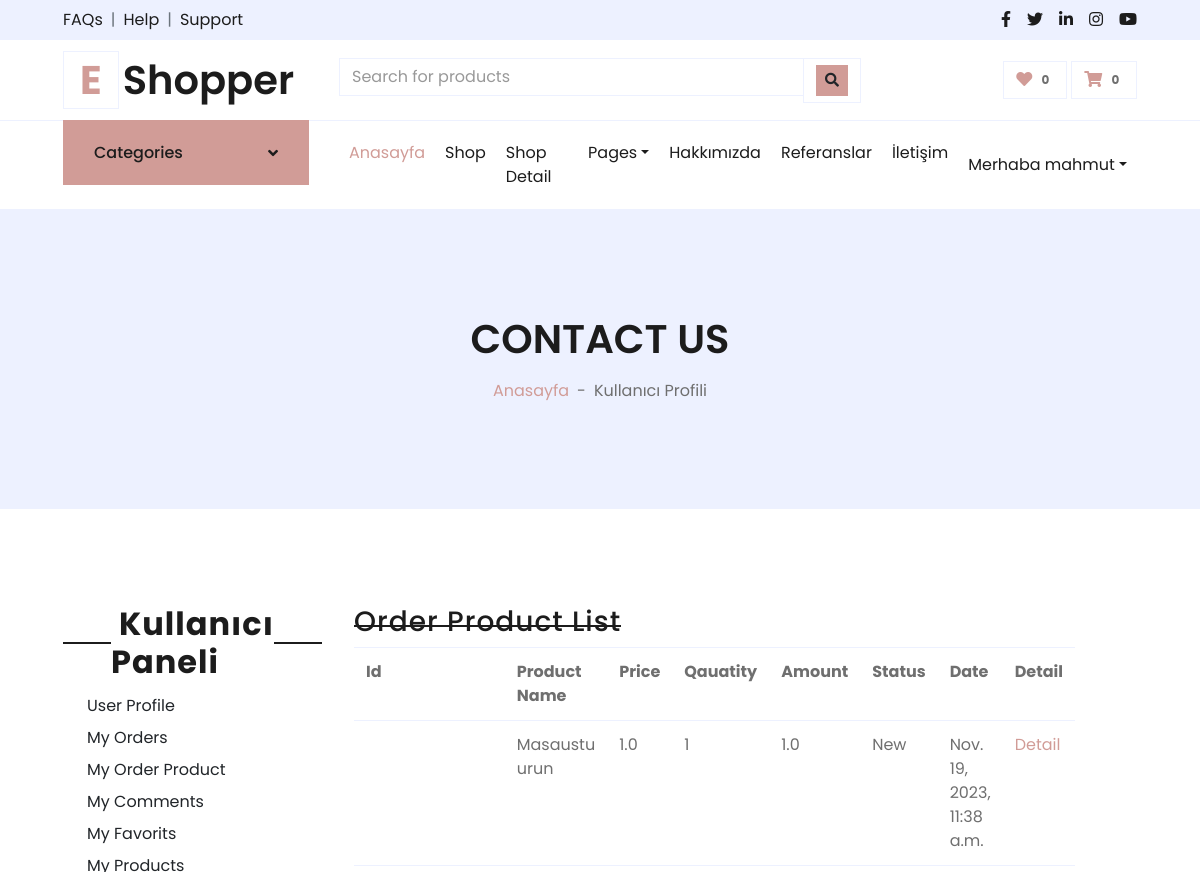
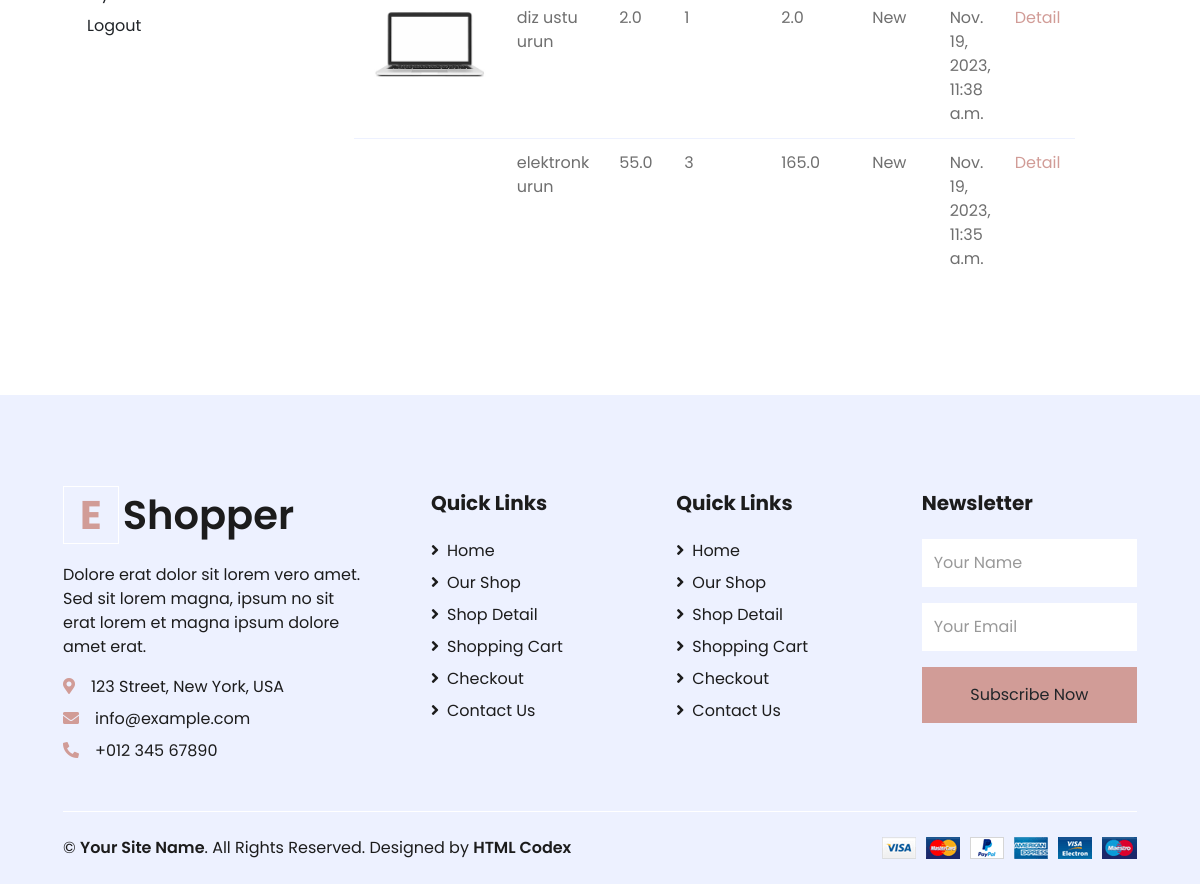
The app's page /user/orders_product/ (signed in) with its own data (2 pictures, top to bottom).
### order/models.py (models this page shows, shortened)
class OrderProduct(models.Model):
    STATUS = (
        ('New', 'New'),
        ('Accepted', 'Accepted'),
        ('Canceled', 'Canceled'),
    )
    order = models.ForeignKey(Order, on_delete=models.CASCADE)
    user = models.ForeignKey(User, on_delete=models.CASCADE)
    product = models.ForeignKey(Product, on_delete=models.CASCADE)
    quantity = models.IntegerField()
    price = models.FloatField()
    amount = models.FloatField()
    status = models.CharField(max_length=10, choices=STATUS, default='New')
    create_at = models.DateTimeField(auto_now_add=True)
    update_at = models.DateTimeField(auto_now=True)

### product/models.py (models this page shows, shortened)
class Product(models.Model):
    STATUS = (
        ('True', 'Evet'),
        ('False', 'Hayir'),
    )
    category = models.ForeignKey(Category, on_delete=models.CASCADE) #many to one relation with Category
    title = models.CharField(max_length=150)
    keywords = models.CharField(blank=True,max_length=255)
    description = models.TextField(blank=True,max_length=255)
    image=models.ImageField(blank=True, upload_to='images/')
    price= models.FloatField()
    amount=models.IntegerField(default=0)
    detail=RichTextUploadingField()
    status=models.CharField(max_length=10,choices=STATUS)
    create_at=models.DateTimeField(auto_now_add=True)
    update_at=models.DateTimeField(auto_now=True)
    slug = models.SlugField(null=False, unique=True)
    def image_tag(self):
        return mark_safe('<img src="{}" height="50"/>'.format(self.image.url))
    image_tag.short_descripion = 'Image'

### user/views.py (the view)
# urls.py: path('orders_product/', views.user_order_product, name='user_order_product'),
@login_required(login_url='/login') # Check login
def user_order_product(request):
    category = Category.objects.all()
    current_user = request.user
    order_product = OrderProduct.objects.filter(user_id=current_user.id).order_by('-id')
    context = {'category': category,
               'order_product': order_product,
               }
    return render(request, 'user_order_products.html', context)

### user/templates/user_order_products.html (shortened to what this page needs)
{% extends 'homebase.html' %}
{% block sidebar %} {% include 'sidebar.html' %}  {% endblock %}
{% block body %}
    <div class="container-fluid bg-secondary mb-5">
        <div class="d-flex flex-column align-items-center justify-content-center" style="min-height: 300px">
            <h1 class="font-weight-semi-bold text-uppercase mb-3">Contact Us</h1>
            <div class="d-inline-flex">
                <p class="m-0"><a href="/">Anasayfa</a></p>
                <p class="m-0 px-2">-</p>
                <p class="m-0">Kullanıcı Profili</p>
            </div>
        </div>
    </div>
    <div class="container-fluid pt-5">
        <div class="row px-xl-5">
            {% include 'user_panel.html' %}
                       <div class="col-lg-9 table-responsive mb-5">
 <div class="col-md-10">
                    <div class="order-summary clearfix">
                        <div class="section-title">
                            <h3 class="title">Order Product List</h3>
                        </div>
                        <table class="shopping-cart-table table">
                            <tr>
                                <th class="text-left">Id </th>
                                <th class="text-left">Product Name </th>
                                <th class="text-left">Price </th>
                                <th class="text-left">Qauatity </th>
                                <th class="text-left">Amount </th>
                                <th class="text-left">Status </th>
                                <th class="text-left">Date </th>
                                <th class="text-left">Detail </th>
                            </tr>
                            {% for rs in order_product %}
                                <tr>
                                    <td class="text-left">
                                        <a href="/product/{{ rs.product_id }}/{{ rs.product.slug }}">
                                            {% if rs.variant.image_id > 0 %}
                                                <img src="{{rs.variant.image }}" alt="" style="height: 80px">
                                            {% else %}
                                                <img src="{{rs.product.image.url}}" alt="" style="height: 80px">
                                            {% endif %}
                                        </a>
                                    </td>
                                    <td>{{ rs.product.title}} {{ rs.variant.size }}   {{ rs.variant.color }}</td>
                                    <td class="text-left">{{ rs.price}} </td>
                                    <td class="text-left">{{ rs.quantity}} </td>
                                    <td class="text-left">{{ rs.amount}} </td>
                                    <td class="text-left">{{ rs.status}} </td>
                                    <td class="text-left">{{ rs.create_at}} </td>
                                    <td class="text-left"><a class="primary-btn" href="/user/order_product_detail/{{ rs.id }}/{{ rs.order.id}}"> Detail </a></td>
                                </tr>
                            {% endfor %}
                        </table>
                    </div>
                </div>
            </div>
        </div>
    </div>
 {% endblock %}

### home/templates/sidebar.html (shortened to what this page needs)
{%  load static %}
{% if page == 'home' %}
    <div class="container-fluid mb-5">
{% else %}
  <div class="container-fluid">
      {% endif %}
        <div class="row border-top px-xl-5">
            <div class="col-lg-3 d-none d-lg-block">
                <a class="btn shadow-none d-flex align-items-center justify-content-between bg-primary text-white w-100" data-toggle="collapse" href="#navbar-vertical" style="height: 65px; margin-top: -1px; padding: 0 30px;">
                    <h6 class="m-0">Categories</h6>
                    <i class="fa fa-angle-down text-dark"></i>
                </a>
                        {% load mptt_tags %}
            </div>
            <div class="col-lg-9">
                <nav class="navbar navbar-expand-lg bg-light navbar-light py-3 py-lg-0 px-0">
                    <div class="collapse navbar-collapse justify-content-between" id="navbarCollapse">
                        <div class="navbar-nav mr-auto py-0">
                            <a href="/" class="nav-item nav-link active">Anasayfa</a>
                            <a href="shop.html" class="nav-item nav-link">Shop</a>
                            <a href="detail.html" class="nav-item nav-link">Shop Detail</a>
                            <div class="nav-item dropdown">
                                <a href="#" class="nav-link dropdown-toggle" data-toggle="dropdown">Pages</a>
                            </div>
                            <a href="/hakkimizda" class="nav-item nav-link">Hakkımızda</a>
                            <a href="/referanslar" class="nav-item nav-link">Referanslar</a>
                            <a href="/iletisim" class="nav-item nav-link">İletişim</a>
                        </div>
                        <div class="navbar-nav ml-auto py-0">
                            {%  if user.id is not None %}
                            <div class="nav-item dropdown">
                                <a href="#" class="nav-link dropdown-toggle" data-toggle="dropdown"> Merhaba {{ user.username }}</a>
                            </div>
                                {% else %}
                                  <a href="/login" class="nav-item nav-link">Login</a>
                            <a href="/signup" class="nav-item nav-link">Signup</a>
                            {% endif %}
                        </div>
                    </div>
                </nav>
            </div>
        </div>
    </div>

### records on screen
OrderProduct: product "Masaustu urun", price "1.0", quantity "1", amount "1.0", status "New", create_at "Nov. 19, 2023, 11:38 a.m."
OrderProduct: product.image (picture), product "diz ustu urun", price "2.0", quantity "1", amount "2.0", status "New", create_at "Nov. 19, 2023, 11:38 a.m."
OrderProduct: product "elektronk urun", price "55.0", quantity "3", amount "165.0", status "New", create_at "Nov. 19, 2023, 11:35 a.m."

### other values on screen
{{ user.username }} "mahmut"
